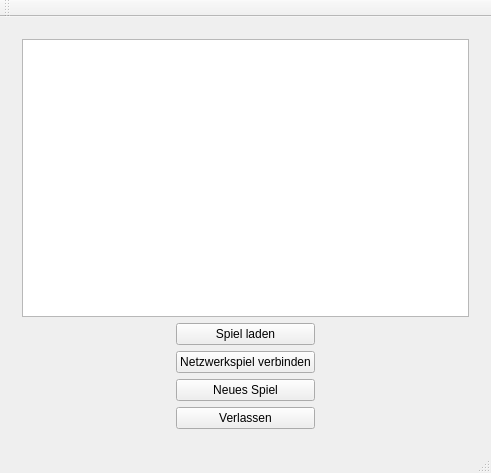
<?xml version="1.0" encoding="UTF-8"?>
<ui version="4.0">
 <class>QFMMainWindow</class>
 <widget class="QMainWindow" name="QFMMainWindow">
  <property name="enabled">
   <bool>true</bool>
  </property>
  <property name="geometry">
   <rect>
    <x>0</x>
    <y>0</y>
    <width>491</width>
    <height>473</height>
   </rect>
  </property>
  <property name="windowTitle">
   <string>Q Football Manager</string>
  </property>
  <widget class="QWidget" name="centralWidget">
   <layout class="QGridLayout" name="gridLayout">
    <item row="0" column="0">
     <widget class="QStackedWidget" name="stackedWidget">
      <widget class="QWidget" name="page">
       <layout class="QGridLayout" name="gridLayout_2">
        <item row="0" column="0" colspan="3">
         <widget class="QGraphicsView" name="graphicsView"/>
        </item>
        <item row="1" column="0">
         <spacer name="horizontalSpacer">
          <property name="orientation">
           <enum>Qt::Horizontal</enum>
          </property>
          <property name="sizeHint" stdset="0">
           <size>
            <width>40</width>
            <height>20</height>
           </size>
          </property>
         </spacer>
        </item>
        <item row="1" column="1">
         <layout class="QVBoxLayout" name="verticalLayout">
          <item>
           <widget class="QPushButton" name="loadPushButton">
            <property name="text">
             <string>Spiel laden</string>
            </property>
           </widget>
          </item>
          <item>
           <widget class="QPushButton" name="networkPushButton">
            <property name="text">
             <string>Netzwerkspiel verbinden</string>
            </property>
           </widget>
          </item>
          <item>
           <widget class="QPushButton" name="newPushButton">
            <property name="text">
             <string>Neues Spiel</string>
            </property>
           </widget>
          </item>
          <item>
           <widget class="QPushButton" name="quitPushButton">
            <property name="text">
             <string>Verlassen</string>
            </property>
           </widget>
          </item>
         </layout>
        </item>
        <item row="1" column="2">
         <spacer name="horizontalSpacer_2">
          <property name="orientation">
           <enum>Qt::Horizontal</enum>
          </property>
          <property name="sizeHint" stdset="0">
           <size>
            <width>40</width>
            <height>20</height>
           </size>
          </property>
         </spacer>
        </item>
       </layout>
       <zorder>graphicsView</zorder>
       <zorder>horizontalSpacer</zorder>
       <zorder>horizontalSpacer_2</zorder>
      </widget>
      <widget class="QWidget" name="page_2"/>
     </widget>
    </item>
   </layout>
  </widget>
  <widget class="QMenuBar" name="menuBar">
   <property name="enabled">
    <bool>false</bool>
   </property>
   <property name="geometry">
    <rect>
     <x>0</x>
     <y>0</y>
     <width>491</width>
     <height>21</height>
    </rect>
   </property>
  </widget>
  <widget class="QToolBar" name="mainToolBar">
   <attribute name="toolBarArea">
    <enum>TopToolBarArea</enum>
   </attribute>
   <attribute name="toolBarBreak">
    <bool>false</bool>
   </attribute>
  </widget>
  <widget class="QStatusBar" name="statusBar"/>
 </widget>
 <layoutdefault spacing="6" margin="11"/>
 <resources/>
 <connections>
  <connection>
   <sender>quitPushButton</sender>
   <signal>released()</signal>
   <receiver>QFMMainWindow</receiver>
   <slot>close()</slot>
   <hints>
    <hint type="sourcelabel">
     <x>165</x>
     <y>389</y>
    </hint>
    <hint type="destinationlabel">
     <x>165</x>
     <y>215</y>
    </hint>
   </hints>
  </connection>
 </connections>
</ui>
